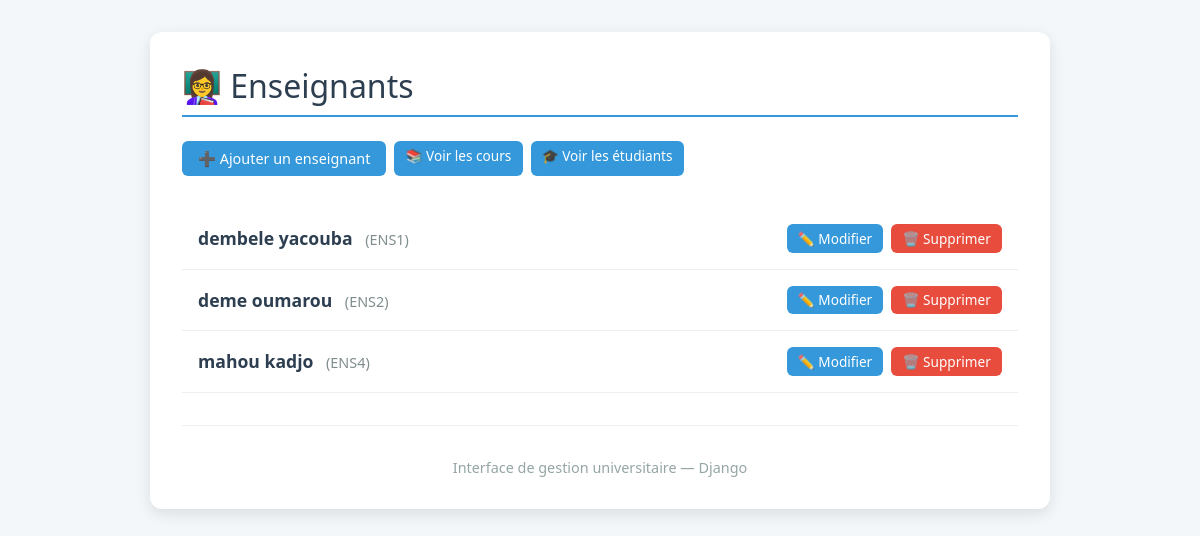
The app's page /university/enseignants/, older data.
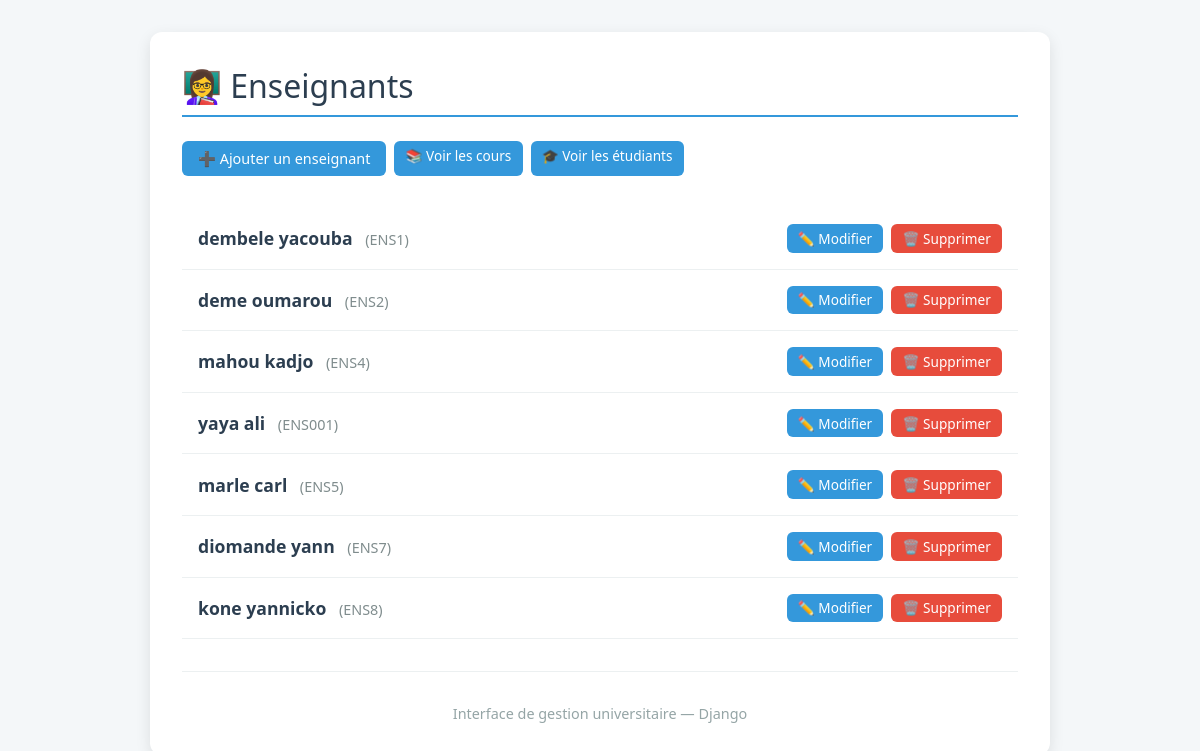
The same page, newer data.
### university/models.py (models this page shows, shortened)
class Enseignant(models.Model):
    idens = models.AutoField(primary_key=True)
    numens = models.CharField(max_length=20, unique=True)
    nom = models.CharField(max_length=50)
    prenom = models.CharField(max_length=50)
    email = models.EmailField(unique=True)
    departement = models.CharField(max_length=50)
    grade = models.CharField(max_length=30)
    specialite = models.CharField(max_length=100)

### university/views.py (the view)
# urls.py: path('enseignants/', views.EnseignantListView.as_view(), name='enseignant_list'),
class EnseignantListView(ListView):
    model = Enseignant
    template_name = 'university/enseignant_list.html'
    context_object_name = 'enseignants'

### university/templates/university/enseignant_list.html (shortened to what this page needs)
<!DOCTYPE html>
<html lang="fr">
<head>
</head>
<body>
    <div class="container">
        <header>
            <h1>👩‍🏫 Enseignants</h1>
            <nav class="nav-links">
                <a href="{% url 'university:enseignant_create' %}" class="btn">➕ Ajouter un enseignant</a>
                <a href="{% url 'university:cour_list' %}" class="btn btn-sm">📚 Voir les cours</a>
                <a href="{% url 'university:etudiant_list' %}" class="btn btn-sm">🎓 Voir les étudiants</a>
            </nav>
        </header>
        <main>
            {% if enseignants %}
                <ul class="enseignant-list">
                    {% for enseignant in enseignants %}
                        <li class="enseignant-item">
                            <span class="enseignant-info">
                                <strong>{{ enseignant.nom }} {{ enseignant.prenom }}</strong>
                                <span class="numens">({{ enseignant.numens }})</span>
                            </span>
                            <span class="actions">
                                <a href="{% url 'university:enseignant_update' enseignant.pk %}" class="btn btn-sm">✏️ Modifier</a>
                                <a href="{% url 'university:enseignant_delete' enseignant.pk %}" class="btn btn-sm btn-danger">🗑️ Supprimer</a>
                            </span>
                        </li>
                    {% endfor %}
                </ul>
            {% else %}
                <div class="empty-message">
                    😕 Aucun enseignant n'est enregistré pour le moment.
                </div>
            {% endif %}
        </main>
        <hr>
        <footer>
            <p>Interface de gestion universitaire — Django</p>
        </footer>
    </div>
</body>
</html>

Row changes from the older to the newer data that the page shows:
added Enseignant: nom "yaya", prenom "ali", numens "ENS001"
added Enseignant: nom "marle", prenom "carl", numens "ENS5"
added Enseignant: nom "diomande", prenom "yann", numens "ENS7"
added Enseignant: nom "kone", prenom "yannicko", numens "ENS8"
